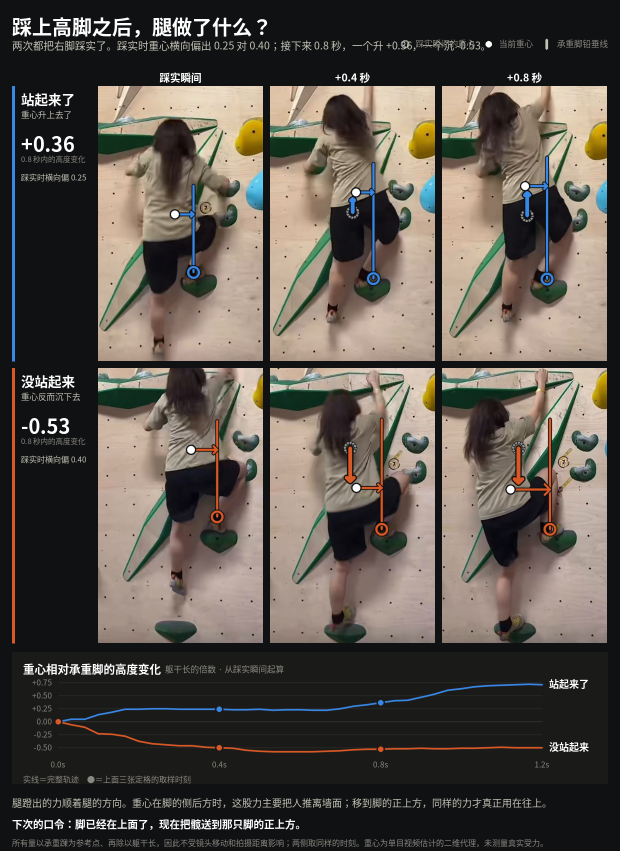
#> input picture annotator/card.png, 1240 x 1702 px (shown at 1/2 size)
$ python -i holds.py   (imports and definitions only)
#> lines starting #> are read from the running program, lines starting #| are printed output that depends on the picture; after the words box and inside, x2 and y2 are one past the last pixel; in counts of white or black regions, pixels touching at a corner belong together
#> further down, picture is the input picture: shape (1702, 1240, 3); mean B, G, R 74.9, 81.9, 88.7
"""视觉流：岩点检测与墙面锁定。

对应 docs/03-感知层架构.md 的 P2/P3 档。

两件事：
  1. 从画面里找出岩点（颜色分割 + 形状过滤 + 人体排除）
  2. 用墙面特征估每帧单应，把岩点位置锁在墙上——手持镜头漂移时仍然对齐

第 2 点是 P4「墙体坐标系」的一个极简版本：它只做二维图像对齐，
不给出度量尺度，也不知道墙面法向。用它可以稳定岩点位置，
但不能回答「髋部离墙多远」——那需要真正的墙面几何。
"""
from __future__ import annotations

import dataclasses
import cv2
import numpy as np


@dataclasses.dataclass
class Hold:
    id: str
    x: float          # 参考帧坐标
    y: float
    r: float
    area: int
    kind: str         # dark | color


# 躯干核心点：头、肩、肘、髋、膝。
# **刻意不包含腕和踝**——接触中的岩点必然紧贴肢端，
# 把肢端一起挖掉会正好丢失我们最需要的那些岩点。
# 头部则相反：它永远不是接触点，而深色头发很容易被当成岩点，所以要遮。
HEAD = [0, 1, 2, 3, 4, 5, 6, 7, 8, 9, 10]
CORE = HEAD + [11, 12, 13, 14, 23, 24, 25, 26]


# [18 lines left out: function person_mask, not called in this run]


def detect(frame: np.ndarray, exclude: np.ndarray | None = None, *,
           v_dark: int = 90, s_color: int = 110, hue: tuple[int, int] = (60, 132),
           area: tuple[int, int] = (250, 12000), max_r: int = 70,
           bottom_cut: float = 0.72) -> list[Hold]:
    """在一帧上检测岩点。

    这套阈值是针对「浅色墙 + 深色/饱和色岩点」调的，换岩馆需要重标。
    真实产品应当用岩馆标准 Beta 建线路底库，而不是靠颜色现场猜——
    这里是 demo，用颜色够了。
    """
#> called with v_dark = 90, s_color = 110, hue = (60, 132), area = (250, 12000), max_r = 70, bottom_cut = 0.72
    h, w = frame.shape[:2]
#> h = 1702; w = 1240
    hsv = cv2.cvtColor(frame, cv2.COLOR_BGR2HSV)
#> hsv: shape (1702, 1240, 3); mean H, S, V 51.6, 44.6, 91.8
    H, S, V = hsv[..., 0], hsv[..., 1], hsv[..., 2]
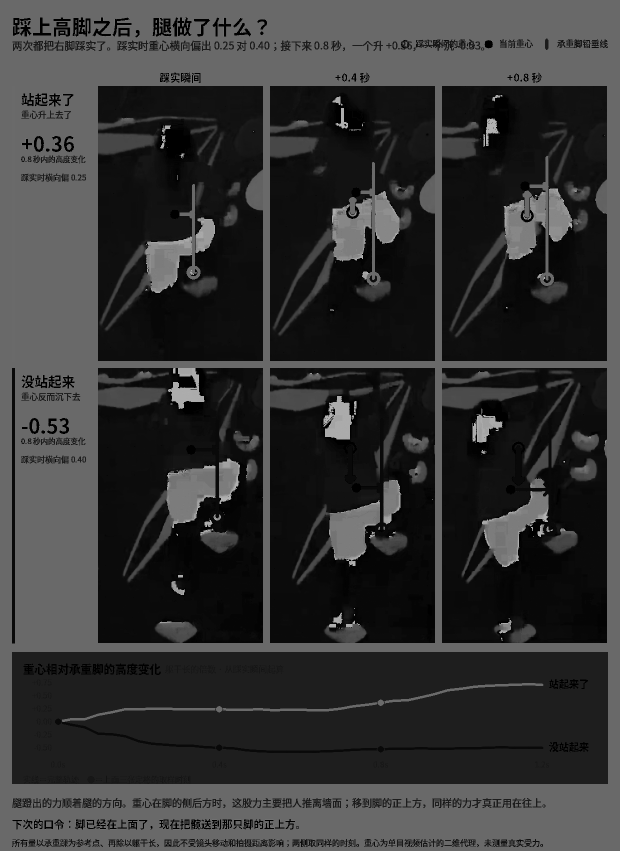
#> H: shape (1702, 1240) (shown at 1/2 size); min 0, max 179, mean 51.6
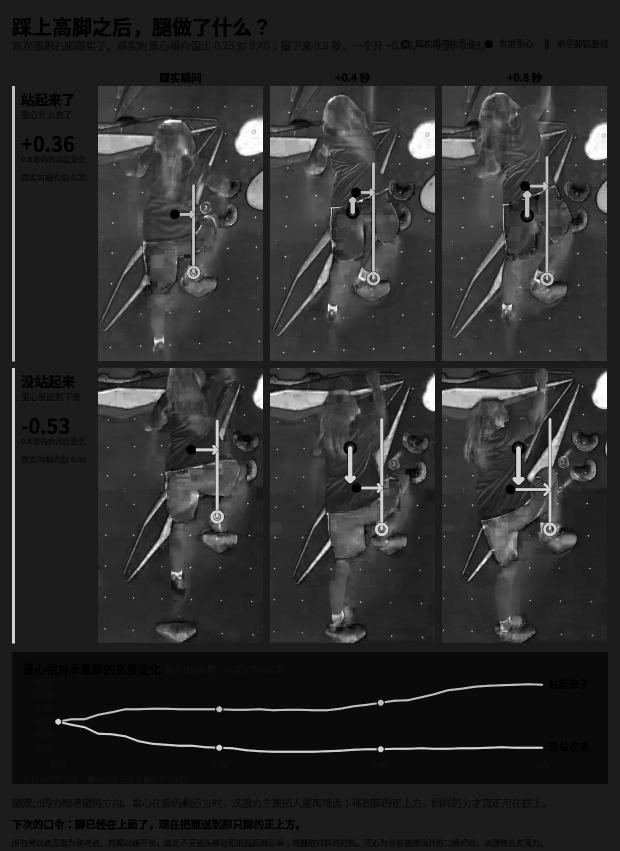
#> S: shape (1702, 1240) (shown at 1/2 size); min 0, max 255, mean 44.6
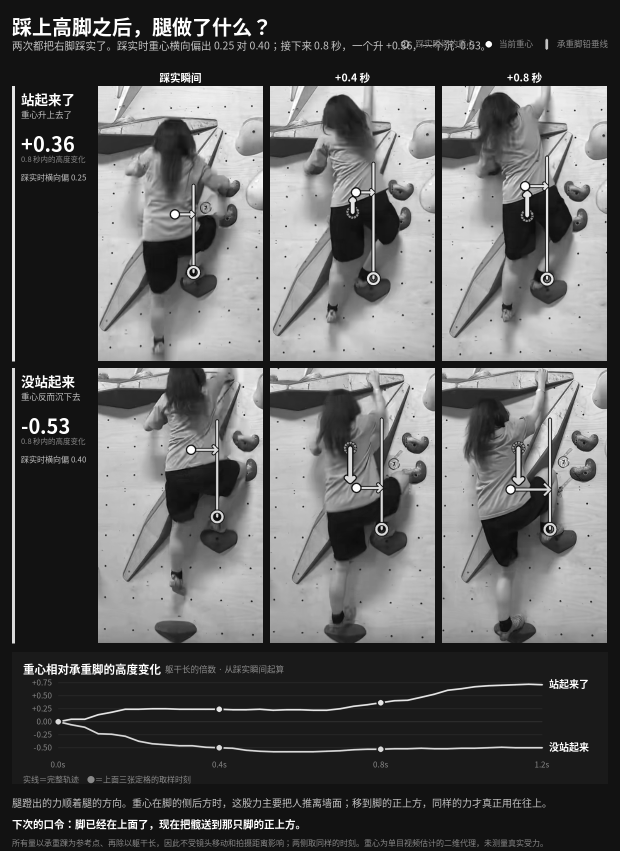
#> V: shape (1702, 1240) (shown at 1/2 size); min 1, max 255, mean 91.8

    dark = (V < v_dark)
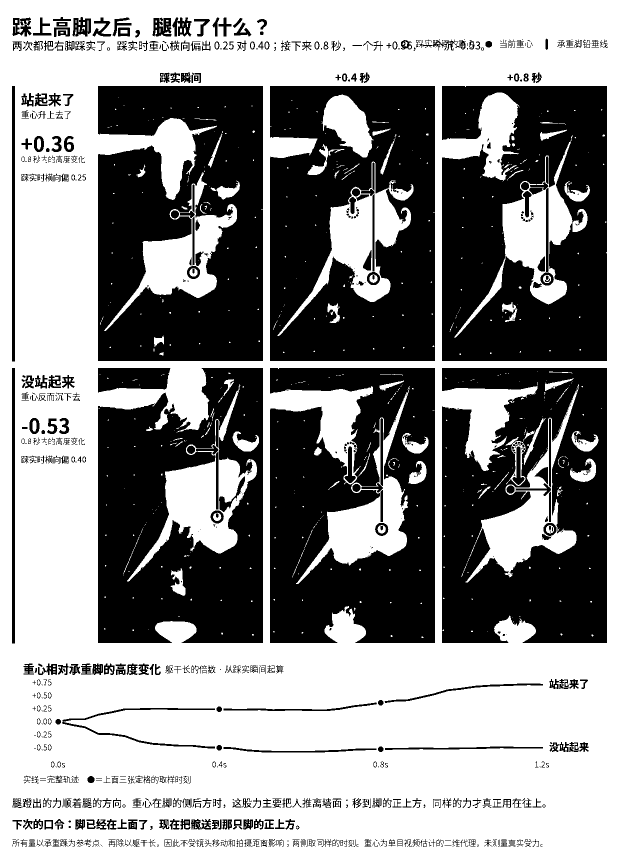
#> dark: shape (1702, 1240) bool (shown at 1/2 size); 56.3% white; 960 black regions (417 under 20 px), largest, box (x1, y1, x2, y2) and area: (196, 172, 526, 722) 145620, (540, 172, 870, 722) 143931, (884, 172, 1214, 722) 142422
    color = (H >= hue[0]) & (H <= hue[1]) & (S > s_color) & (V > 60)
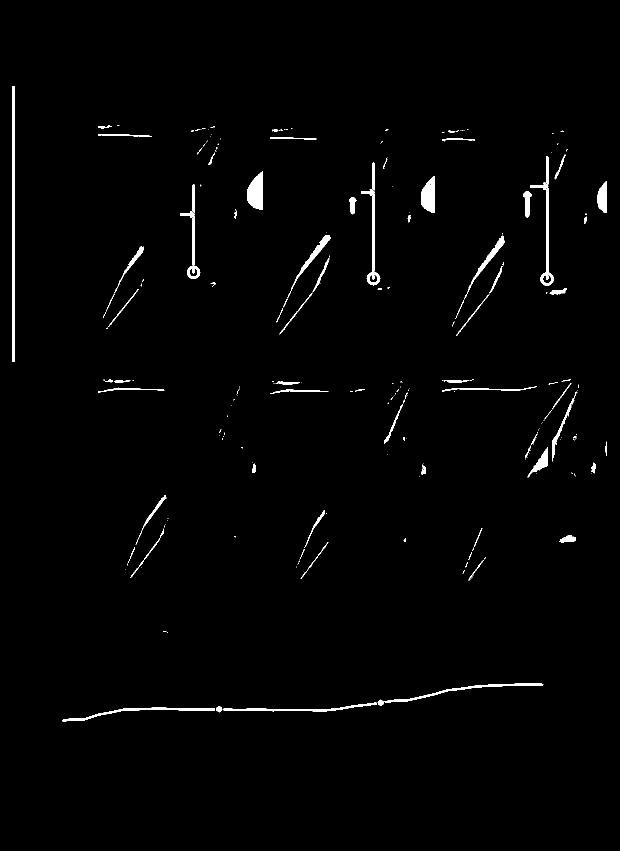
#> color: shape (1702, 1240) bool (shown at 1/2 size); 1.4% white; 246 white regions (163 under 20 px), largest, box (x1, y1, x2, y2) and area: (24, 172, 30, 723) 3306, (494, 342, 526, 420) 1790, (842, 352, 870, 425) 1517
    m = (dark | color).astype(np.uint8)
#> m: shape (1702, 1240); values 0 (black) and 1 (white), 57.3% white; 932 black regions (411 under 20 px), largest, box (x1, y1, x2, y2) and area: (196, 172, 526, 722) 143154, (540, 172, 870, 722) 141269, (884, 172, 1214, 722) 140401
    m = cv2.morphologyEx(m, cv2.MORPH_OPEN, np.ones((5, 5), np.uint8))
#> m: shape (1702, 1240); values 0 (black) and 1 (white), 54.9% white; 145 black regions (28 under 20 px), largest, box (x1, y1, x2, y2) and area: (196, 172, 526, 722) 145636, (884, 736, 1214, 1286) 144283, (540, 172, 870, 722) 143796
    m = cv2.morphologyEx(m, cv2.MORPH_CLOSE, np.ones((9, 9), np.uint8))
#> m: shape (1702, 1240); values 0 (black) and 1 (white), 56.9% white; 170 black regions, largest, box (x1, y1, x2, y2) and area: (196, 172, 526, 722) 145033, (884, 736, 1214, 1286) 143283, (540, 172, 870, 722) 143239

    m[int(h * bottom_cut):, :] = 0          # 垫子区域
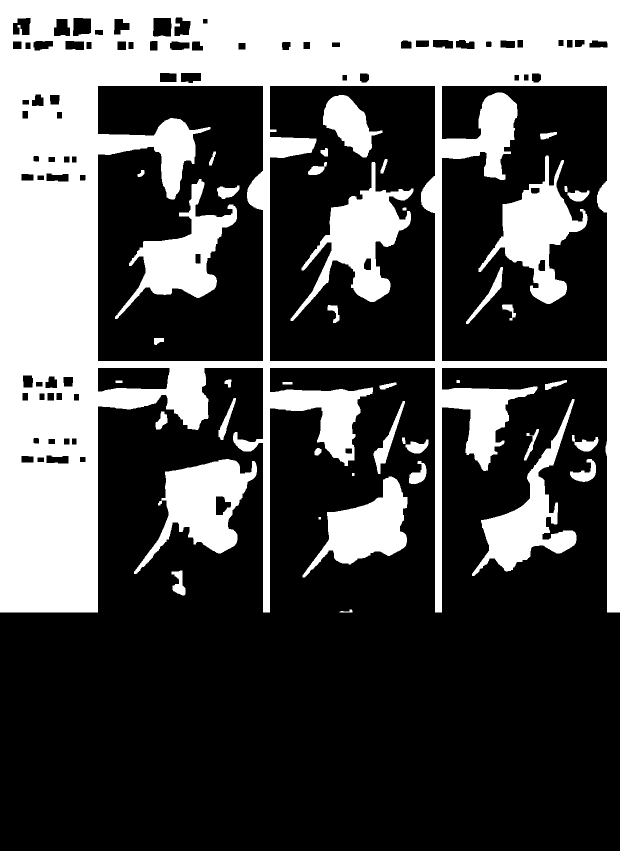
#> m: shape (1702, 1240) (shown at 1/2 size); values 0 (black) and 1 (white), 32.8% white; 42 white regions, largest, box (x1, y1, x2, y2) and area: (0, 0, 1240, 1225) 540589, (581, 324, 827, 642) 24274, (268, 918, 514, 1148) 23090
    if exclude is not None:
        m[exclude > 0] = 0

    n, lab, stats, cent = cv2.connectedComponentsWithStats(m, 8)
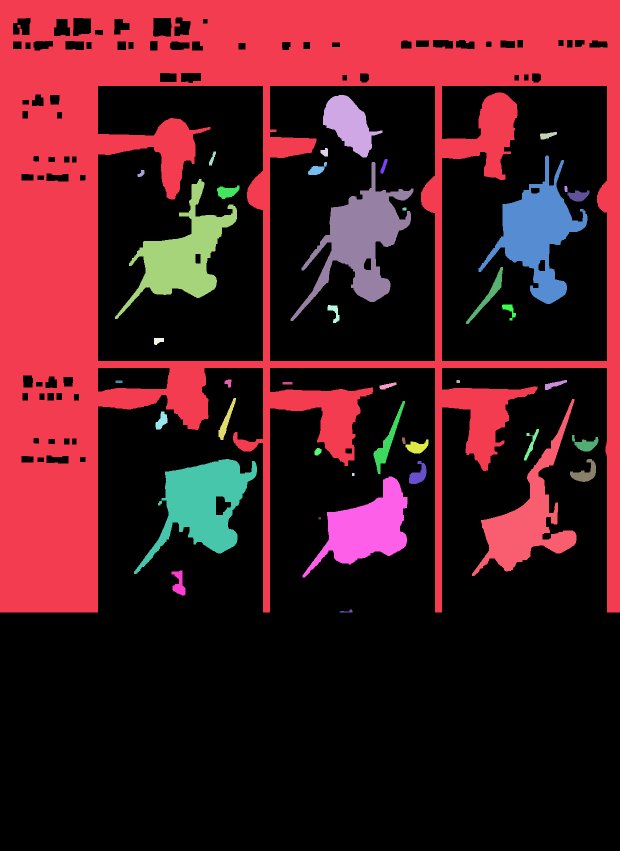
#> lab: shape (1702, 1240) int32 (shown at 1/2 size); 43 distinct labels, from 0 to 42; one colour per label, 0 black
#> n = 43; stats = 43 rows, first 6: [0, 35, 1240, 1667, 1418920], [0, 0, 1240, 1225, 540589], [646, 190, 119, 125, 7584], [1080, 264, 34, 15, 309], [641, 296, 15, 17, 185], [418, 303, 14, 28, 170]; cent = 43 pairs, first value 237.5 to 1171.1, second value 247.9 to 1222.6
    out = []
    for i in range(1, n):
        x, y, ww, hh, a = stats[i]
        if not (area[0] <= a <= area[1]):
            continue
        ar = ww / max(hh, 1)
        if ar > 5 or ar < 0.2:
            continue
        if a / (ww * hh) < 0.38:            # 太空心的多半不是岩点
            continue
        cx, cy = float(cent[i][0]), float(cent[i][1])
        kind = "dark" if dark[int(cy), int(cx)] else "color"
        out.append(Hold("", cx, cy, min(max_r, max(ww, hh) * 0.6), int(a), kind))
#> this loop made 42 passes
#> (x, y, ww, hh, a) on passes 1, 4, 5, 6, 7, 9, 10, 11, 13, 15, 19, 20: (0, 0, 1240, 1225, 540589), (641, 296, 15, 17, 185), (418, 303, 14, 28, 170), (957, 311, 218, 297, 22782), (761, 318, 14, 29, 197), (581, 324, 246, 318, 24274), (275, 340, 14, 14, 120), (230, 358, 244, 280, 20723), (1129, 372, 6, 12, 66), (805, 415, 8, 6, 46), (308, 676, 20, 14, 208), (449, 759, 14, 16, 151)
#> (x, y, ww, hh, a, ar, cx, cy) on passes 2, 3, 8, 12, 14, 17: (646, 190, 119, 125, 7584, 0.952, 697.9, 247.9), (1080, 264, 34, 15, 309, 2.27, 1094.5, 270.4), (616, 324, 38, 26, 497, 1.46, 633.6, 339.3), (434, 371, 45, 27, 769, 1.67, 454.2, 383.5), (1135, 381, 44, 22, 645, 2, 1156.4, 391.3), (1004, 609, 28, 32, 361, 0.875, 1018.6, 619.7)
#> after the loop, out = 15 items

    out.sort(key=lambda k: (k.y, k.x))      # 自上而下编号，和岩馆习惯一致
    for j, hold in enumerate(out):
        hold.id = f"H{j + 1:02d}"
#> this loop made 15 passes
#> hold.id on passes 1 to 12: 'H01', 'H02', 'H03', 'H04', 'H05', 'H06', 'H07', 'H08', 'H09', 'H10', 'H11', 'H12'
    return out


class WallTracker:
    """逐帧估计相对参考帧的单应，把参考帧坐标映射到当前帧。"""

    # [90 lines left out: functions __init__, update, project, detect_stable, not called in this run]

>>> import cv2
>>> picture = cv2.imread('../card.png')
>>> result = detect(picture)
#> result = 15 items
